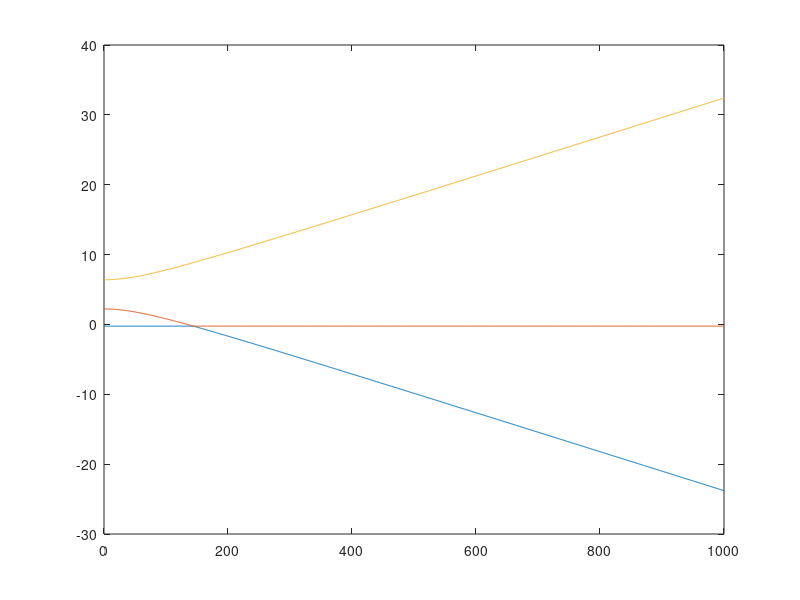

Reproduce this figure in MATLAB.

%%%%%%%%%%%% IMPORTANT %%%%%%%%%%%%
% The MatLab eig() function returns eigenvalues in ascending order,
% therefore it looks like traces never cross if you zoom in enough. They do
% in fact cross, it just looks like the traces bounce off each other.

clear B_0;
clear g;
clear theta;
clear H;
clear eigenvals;
clear eigenvecs;
clear i;

%%%%%%%%%%%% Diagonalization of Spin Hamiltonian %%%%%%%%%%%%

% Define spin operators

S_z = [1 0 0;...
       0 0 0;...
       0 0 -1];
       
 
S_x = [0 1/sqrt(2) 0;...
       1/sqrt(2) 0 1/sqrt(2);...
       0 1/sqrt(2) 0];


S_y = [0 i/sqrt(2) 0;...
       i/sqrt(2) 0 i/sqrt(2);...
       0 i/sqrt(2) 0];
 
% Spin operators squared
S_xx = S_x * S_x;
S_yy = S_y * S_y;
S_zz = S_z * S_z;
   
% Spin number
s = 1;

% Matrix of S^2 eigenvalue
S_sq = s*(s+1) * eye(2*s + 1);

% Assign static magnetic field and constants
B_0 = linspace(0,1000,1001); % static magnetic field in mT
u_0 = 13.996; % Bohr magneton-MHz/mT
g = 2.002319;

for i = 1:length(B_0)
    
    term1 = g*u_0*B_0(i)*S_z;
    term2 = (3*2213)*(S_zz - (1/3)*S_sq); % b20/cm^-1 = 0.2213 (cm^-1*3*10^4 in MHz) 
    term3 = (1/3)*(3*2091)*(S_xx - S_yy); % b22/cm^-1 = 0.2091 Bushcher and Lehmann
    
    H = term1 + term2 + term3;
    term2 + term3
    [V,E] = eig(H,'vector'); % V is matrix of eigenvectors, D is column of eigenvalues
    
    eigenvals(:,i) = E/1000; % each individual E is the ith column in eigenval
    eigenvecs(:,:,i) = V; % each individual V is the ith item in eigenvecs               
    % eigenvecs is not used, but nice to have for reference
    % basis is |s,m>
    
end

% Assemble data
eigenvals_vs_BField_data = [transpose(B_0),transpose(eigenvals)];

% Plot each column of data separately
plot(B_0,eigenvals_vs_BField_data(:,2),B_0,eigenvals_vs_BField_data(:,3),B_0,eigenvals_vs_BField_data(:,4));
